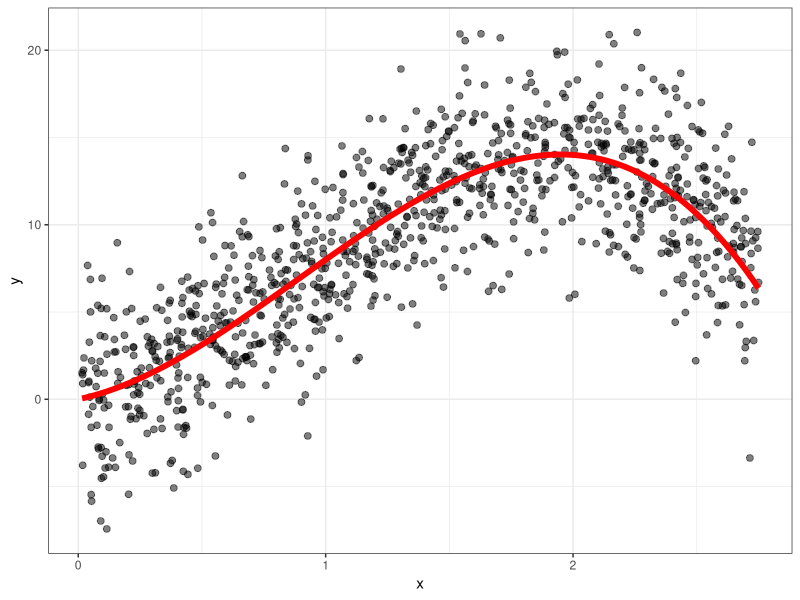
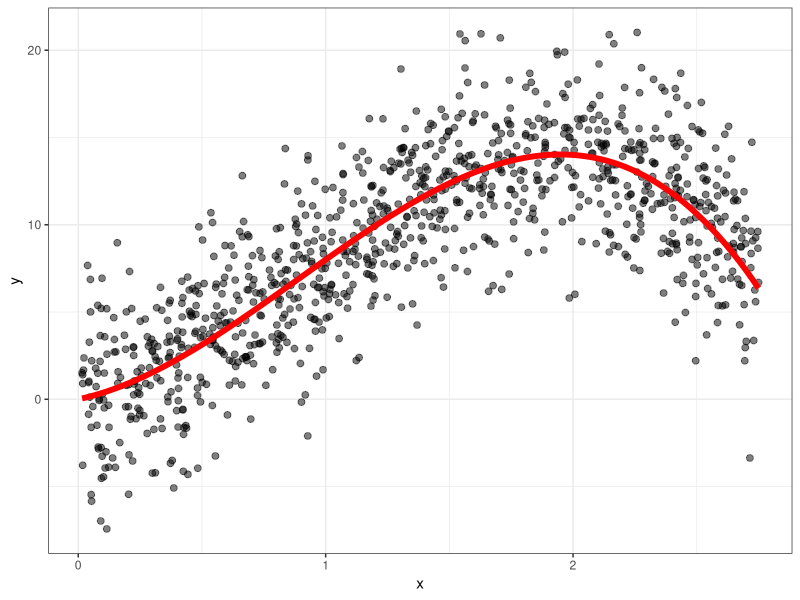
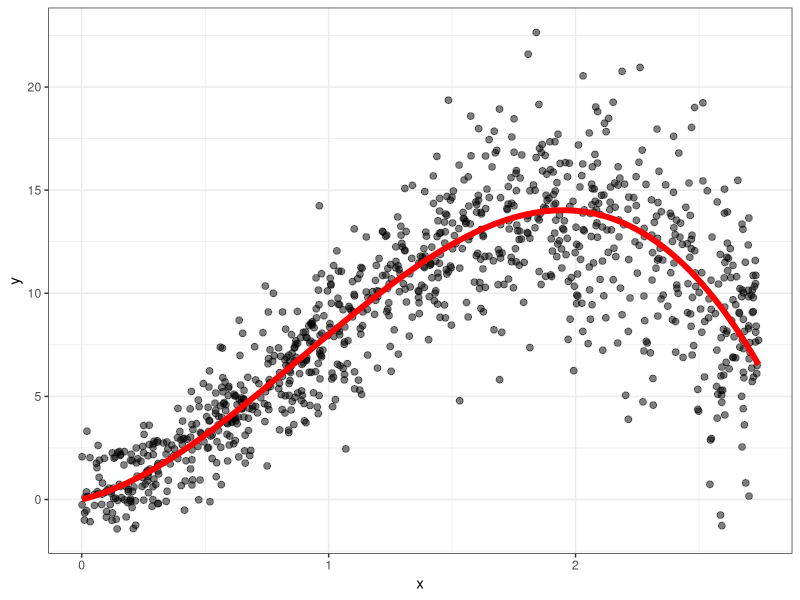
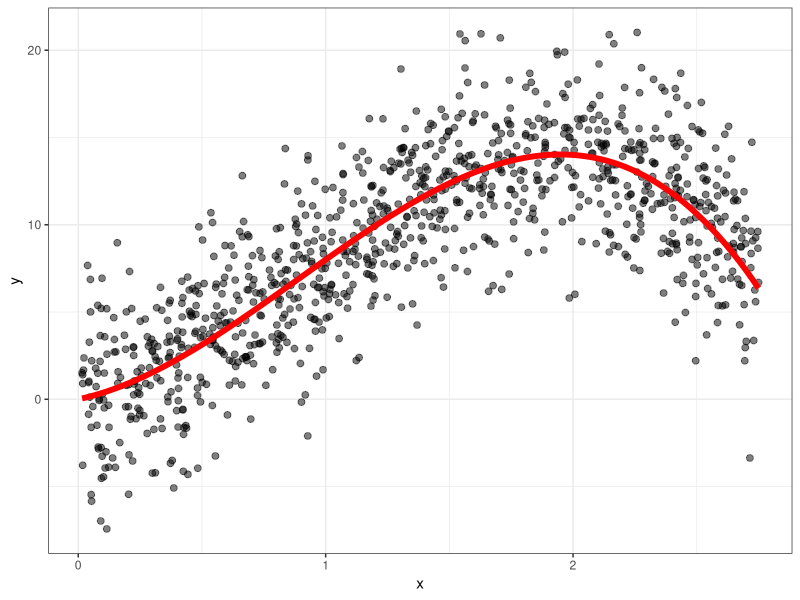
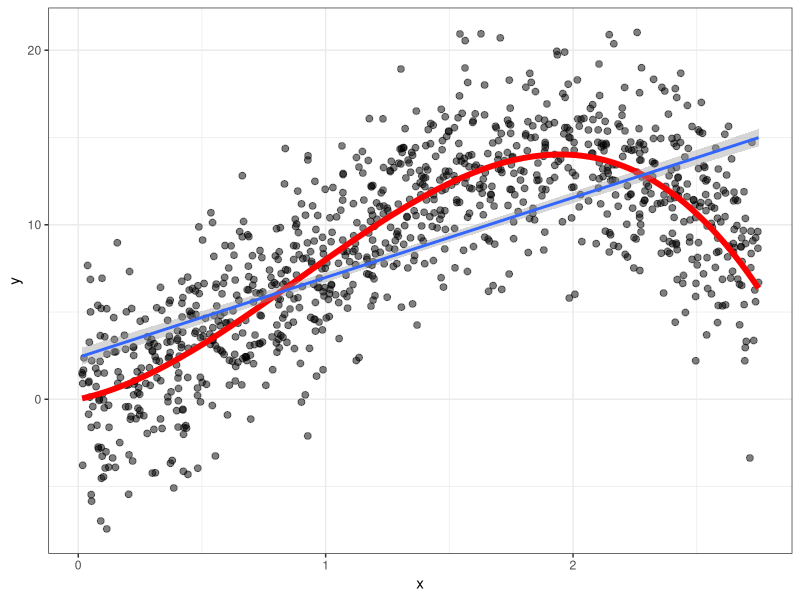
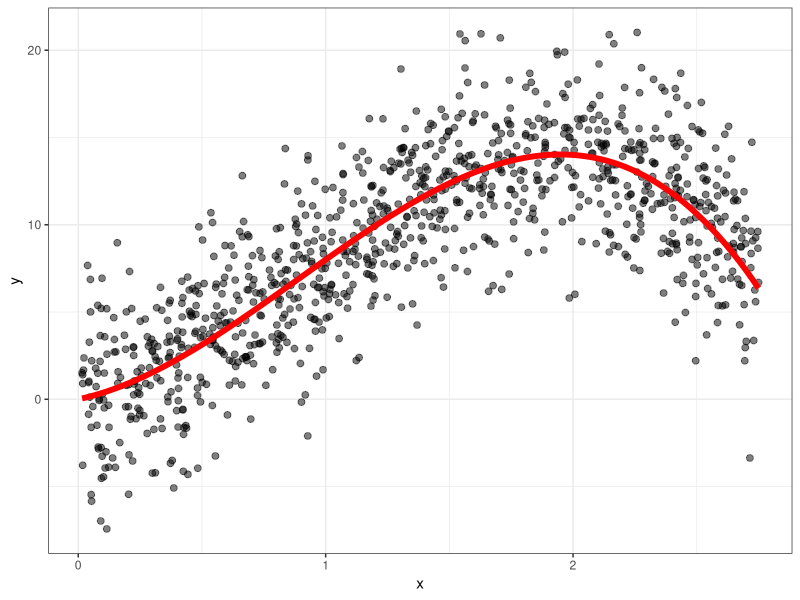
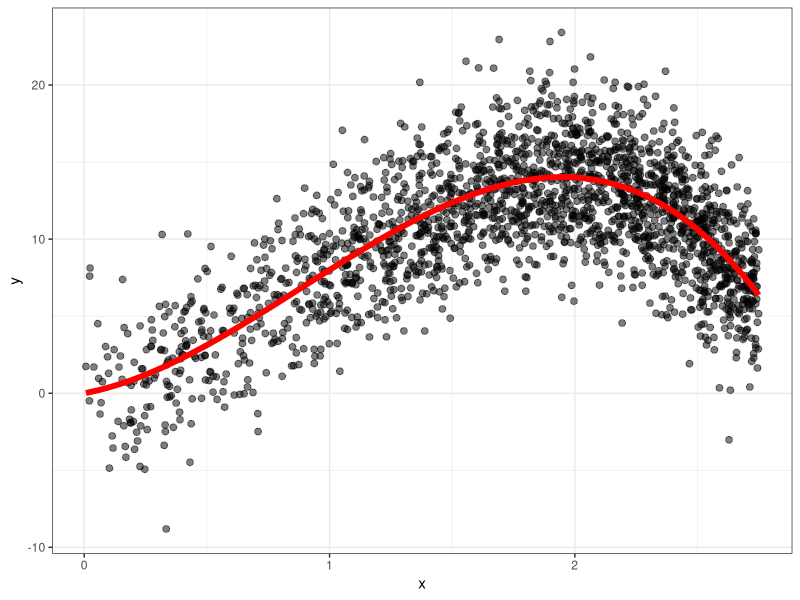
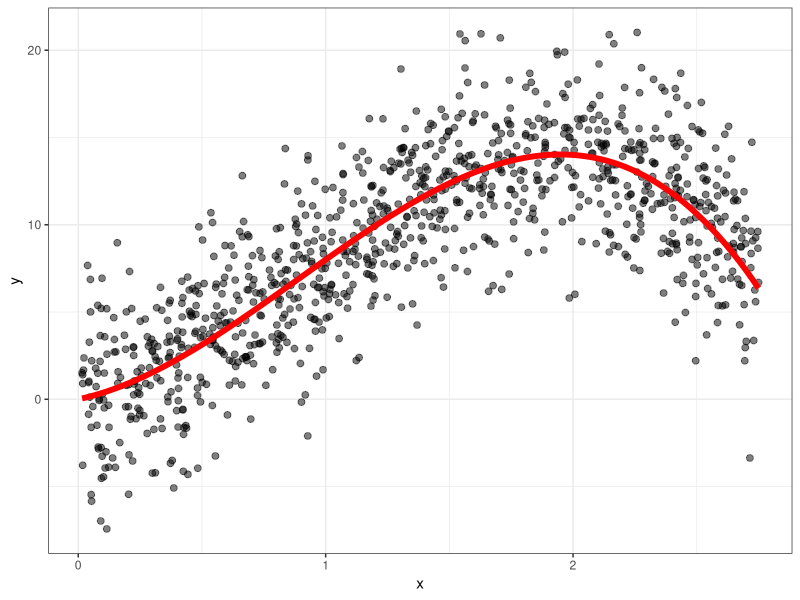

The R source for these figures, in order: (Note: a time limit stopped this script after it produced the figures.)
## ---- chunk 1
library(tidyverse)
knitr::opts_chunk$set(fig.height=5, fig.width=8.5, fig.align="center", warning = F, message = F)
## ---- chunk 2
n <- 1000
dat <- tibble(x = runif(n, min = 0, max = 2.75)) |> 
  mutate(mu = 3*x + 8*x^2 - 3*x^3,
         y = rnorm(n, mean = mu, sd = 3))
p <- dat |> 
  ggplot(aes(x = x, y = y)) + 
  geom_point(alpha = .5, size = 2) +
  theme_bw() + 
  geom_line(aes(y = mu), col = "red", lwd = 2)
p
## ---- chunk 3
p
## ---- chunk 4
tibble(x = runif(n, min = 0, max = 2.75)) |> 
  mutate(mu = 3*x + 8*x^2 - 3*x^3,
         y = rnorm(n, mean = mu, sd = 1 + x)) |> 
  ggplot(aes(x = x, y = y)) + 
  geom_point(alpha = .5, size = 2) +
  theme_bw() + 
  geom_line(aes(y = mu), col = "red", lwd = 2)
## ---- chunk 5
p
## ---- chunk 6
p + 
  geom_smooth(method = lm)
## ---- chunk 7
p
## ---- chunk 8
n <- 5000
tibble(x = rnorm(n, mean = 3, sd = 1.5)) |> 
  mutate(mu = 3*x + 8*x^2 - 3*x^3,
         y = rnorm(n, mean = mu, sd = 3)) |> 
  filter(x > 0 & x < 2.75) |> 
  ggplot(aes(x = x, y = y)) + 
  geom_point(alpha = .5, size = 2) +
  theme_bw() + 
  geom_line(aes(y = mu), col = "red", lwd = 2)
## ---- chunk 9
p
## ---- chunk 10
head(dat, 4)
## ---- chunk 11
dat |> 
  summarize(var(y), var(y - mu), var(mu))
## ---- chunk 12
cef_alpha <- 0
cef_slope <- 2
n <- 15

set.seed(60641)
dat <- tibble(x = runif(n)) |> 
  mutate(y = rnorm(n, mean = cef_alpha + cef_slope*x, sd = .5)) |> 
  arrange(x)

the_lm <- lm(y ~ x, data = dat)

i <- 15
j <- 12
dat |> 
  ggplot(aes(x = x, y = y)) + 
  geom_point() + 
  geom_abline(slope = cef_slope, intercept = cef_alpha, col = "red", lwd = 1) + 
  geom_abline(slope = coef(the_lm)[2], intercept = coef(the_lm)[1], col = "black", lwd = 1) + 
  geom_text(x = .9, y = 1.9, label = "CEF", col = "red") + 
  geom_text(x = .9, y = .1 + predict(the_lm, newdata = data.frame(x = .9)), label = "OLS", col = "black") +
  geom_segment(x = dat$x[i], xend = dat$x[i], y = 2*dat$x[i], yend = dat$y[i], col = "red") + 
  geom_segment(x = dat$x[j], xend = dat$x[j], y = predict(the_lm, newdata = data.frame(x = dat$x[j])), yend = dat$y[j], col = "black")
  
 
## ---- chunk 13
msr <- function(intercept, slope, dat){
  dat |> 
    mutate(prediction = intercept + slope*x,
           resid = y - prediction) |> 
    summarize(mean(resid^2)) |> as.numeric()}

betas <- expand_grid(intercept = seq(-1, 1, by = .025),
                    slope = seq(0, 4, by = .025))
                    
msrs <- betas |> mutate(msr = map2_dbl(intercept, slope, msr, dat = dat)) 

the_min <- msrs |> filter(msr == min(msr))
## ---- chunk 14
nudge_x <-.05
nudge_y <-.025

msrs |> 
  ggplot(aes(x = intercept, y = slope, z = msr)) + 
  geom_contour() + 
  geom_point(x = coef(the_lm)[1], y = coef(the_lm)[2]) + 
  geom_point(x = 0, y = 2, col = "red") + 
  labs(x = "Intercept", y = "Slope", title = "Sum of squared residuals by grid method") +
  geom_text(x = 0 + nudge_x, y = 2 + nudge_y, label = "BLP") + 
  geom_text(data = the_min, aes(label = "Minimum\nSSR\ngrid point"), nudge_x = nudge_x, nudge_y = nudge_y)


## ---- chunk 15
X <- cbind(1, dat$x)
Y <- dat$y
solve(t(X)%*%X)%*%(t(X)%*%Y)
## ---- chunk 16
lm(y ~ x, data = dat)
## ---- chunk 17
lm(y ~ x, data = dat) |> summary()
## ---- chunk 18
pres <- read_csv("./../data/pres_data.csv") %>% 
  filter(year < 2020)
## ---- chunk 19
vote_app <- pres %>% 
  ggplot(aes(x = juneapp, y = incvote, label = year)) + 
  geom_point() + 
  ggrepel::geom_text_repel(size = 2) 
vote_app
## ---- chunk 20
vote_app + 
  geom_smooth(method = lm, se = F)
## ---- chunk 21
lm(incvote ~ juneapp, 
   data = pres)
## ---- chunk 22
# add variables to data
pres2 <- pres |> 
  mutate(juneapp_squared = juneapp^2,
         juneapp_cubed = juneapp^3)
lm(incvote ~ juneapp + juneapp_squared + juneapp_cubed, data = pres2)
## ---- chunk 23
# add variables to formula using I()
lm(incvote ~ juneapp + I(juneapp^2) + I(juneapp^3), data = pres)
## ---- chunk 24
# poly() function
lm(incvote ~ poly(juneapp, degree = 3, raw = T), data = pres)
## ---- chunk 25
pres %>% 
  ggplot(aes(x = juneapp, y = incvote)) + 
  geom_point() + 
  geom_smooth(method = "lm", se = F)
## ---- chunk 26
pres %>% 
  ggplot(aes(x = juneapp, y = incvote)) + 
  geom_point() + 
  geom_smooth(method = "lm", se = F,   #<<
              formula = y ~ poly(x, 3)) #<<
## ---- chunk 27
pres %>% 
  ggplot(aes(x = juneapp, y = incvote)) + 
  geom_point() + 
  geom_smooth(method = "lm", se = F,
              formula = y ~ poly(x, 12)) + #<<
  coord_cartesian(ylim = c(45, 62))
## ---- chunk 28
p
## ---- chunk 29
draw_dat <- function(n = 15){
  tibble(x = runif(n, min = 0, max = 2.75)) |> 
    mutate(mu = 3*x + 8*x^2 - 3*x^3, y = rnorm(n, mean = mu, sd = 3))
}

get_mse <- function(dat, mod){
  dat |> 
    mutate(resid = dat$y - predict(mod, newdata = dat)) |> 
    summarize(mean(resid^2)) |> 
    as.numeric()  
}
## ---- chunk 30
cef_dat <- tibble(x = seq(0, 2.75, by = .01)) |> 
  mutate(mu = 3*x + 8*x^2 - 3*x^3)

plot_dat <- draw_dat(n = 25)

base_plot <- plot_dat |> 
  ggplot(aes(x = x, y = y)) + 
  geom_point() +
  geom_line(data = cef_dat, aes(y = mu), col = "red", lwd = 2) + 
  geom_text(x = 0, y = 1, col = "red", label = "CEF") + 
  coord_cartesian(ylim = c(-5, 20))
## ---- chunk 31
base_plot +
  geom_smooth(method = "lm", se = F) + 
  labs(title = "Linear fit (polynomial order = 1)")
## ---- chunk 32
base_plot +
  geom_smooth(method = "lm", se = F, formula = y ~ poly(x, 3)) +
  labs(title = "Cubic fit (polynomial order = 3)")
## ---- chunk 33
big_dat <- draw_dat(n = 15000)
mod <- lm(y ~ x, data = dat)
results <- expand_grid(k = c(1, 2, 3, 4, 5),
            rep = 1:200,
            n = c(15, 50, 100, 500)) |> 
  mutate(data = map(n, draw_dat),
         mod = map2(k, data, ~ lm(y ~ poly(x, .x), data = .y)),
         mse_in_sample = map2_dbl(data, mod, get_mse),
         mse_out_of_sample = map_dbl(mod, get_mse, dat = big_dat)) 
## ---- chunk 34
results |> 
  pivot_longer(cols = contains("sample"), names_prefix = "mse_") |> 
  group_by(k, n, name) |> 
  summarize(value = mean(value)) |> 
  mutate(name = ifelse(name == "in_sample", "Mean squared residual\n(in sample)", "Mean squared error\n(in population)"),
         samp_size = factor(str_c("n = ", n)),
         samp_size = fct_reorder(samp_size, n)) |> 
  ggplot(aes(x = k, y = value, col = name)) + 
  geom_line(lwd = 1) + 
  coord_cartesian(ylim = c(0,30)) + 
  facet_wrap(vars(samp_size)) + 
  labs(x = "Order of polynomial", y = "Value", col = "") + 
  scale_color_manual(values = c("red", "black"))
## ---- chunk 35
pres |> 
  mutate(demhouse = as.integer(year %in% c(1950:1992, 2008)),
         demsen = as.integer(year %in% c(1950:1980, 1988:1994, 2002, 2008:2014)),
         demsum = demhouse + demsen + deminc,
         unified = ifelse(demsum == 3 | demsum == 0, "Unified government", "Not unified government")) -> pres_dat2
## ---- chunk 36
pres_dat2 |> 
  ggplot(aes(x = q2gdp, y = incvote, col = unified)) + 
  geom_point() + 
  geom_smooth(method = "lm", se = F) + 
  scale_color_manual(values = c("red", "darkgreen")) + 
  labs(col = "")
## ---- chunk 37
lm(incvote ~ q2gdp*unified, data = pres_dat2)
## ---- chunk 38
pres_dat3 <- pres_dat2 |> 
  mutate(interaction = q2gdp*as.integer(unified == "Unified government"))
lm(incvote ~ q2gdp + unified + interaction, data = pres_dat3)
